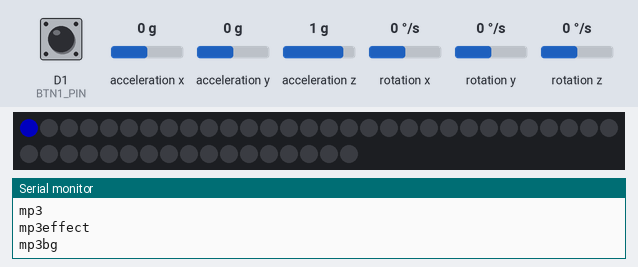
Simulated run of this program. Board: ESP8266 (Wemos D1 mini). On the bench: 47 RGB LEDs in strip order, left to right, continuing on the next row, the last lines printed to the serial monitor. Inputs (shaded band) come from the test bench; at power-on: D1 (BTN1_PIN) HIGH, acceleration x 0 g, acceleration y 0 g, acceleration z 1 g, rotation x 0 °/s, rotation y 0 °/s, rotation z 0 °/s. Dim RGB values are drawn brighter than linear; random numbers use the default seed unless the program sets one; the audio player accepts every command and is not drawn.

Above: at 2.2 s.
2.3 s: D1 (BTN1_PIN) pulled LOW for 0.15 s
3.0 s: D1 (BTN1_PIN) pulled LOW for 0.15 s
At 3.41 s:
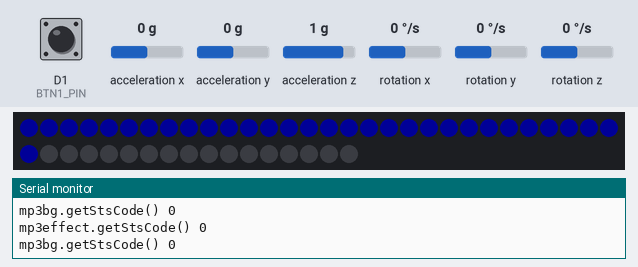
At 4.05 s:
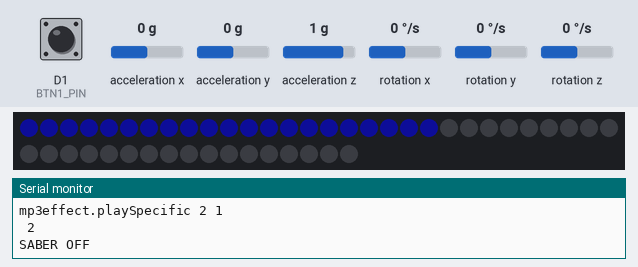
Timing chart, 0 to 6.0 s (numbered marks = the images above; inputs shaded):
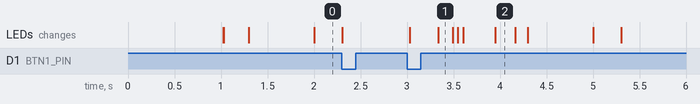

The program:

main.cpp
```cpp
#include <Arduino.h>
#include <Wire.h>
#include <MPU6050.h>
#include <GyverButton.h>
#include <mp3.h>
#include <LED.h>

#define DEBUG_SERIAL 1

#ifdef DEBUG_SERIAL
#define LOG(x) Serial.println(x)
#define LOG2(x, y) \
  Serial.print(x); \
  Serial.println(y)
#else
#define LOG(x)
#define LOG2(x, y)
#endif

// ---------------------------- НАСТРОЙКИ -------------------------------
#define NUM_LEDS 50    // число МИКРОСХЕМ на ленте
#define BRIGHTNESS 255 // максимальная яркость ленты (0 - 255)

#define SWING_THR 300   // порог угловой скорости для взмаха
#define SWING_S_THR 400 // порог угловой скорости для сильного взмаха
#define STRIKE_THR 80  // порог ускорения для распознавания удара
#define FLASH_DELAY 80  // время вспышки при ударе (миллисекунды)

#define BLINK_ALLOW 1  // разрешить мерцание (1 - разрешить, 0 - запретить)
#define BLINK_AMPL 20  // амплитуда мерцания клинка
#define BLINK_DELAY 30 // задержка между мерцаниями

#define R1 470         // сопротивление резистора делителя (kOm)
#define BATTERY_THR 10 // порог заряда АКБ в %, если 0, то не выключаться до конца

// ---------------------------- ПИНЫ -------------------------------
#define BTN1_PIN D1 // пин кнопки 1

#define VOLT_PIN A0 // пин вольтметра
#define LED_PIN D0  // DIN ленты
#define SDA_PIN D6
#define SCL_PIN D7

// ----------------------------- ОБЪЕКТЫ -------------------------------------
MPU6050 accelgyro;
GButton btn1(BTN1_PIN, HIGH_PULL, NORM_OPEN);

int16_t
    ax,
    ay,
    az,
    gx,
    gy,
    gz;
unsigned long
    ACC,
    GYR,
    COMPL;
int
    gyroX,
    gyroY,
    gyroZ,
    accelX,
    accelY,
    accelZ;

bool
    isOn = 0;

unsigned long
    now,
    mpuTimer;

unsigned long
    userLastActivity = 0;

void readAccel();
void btnTick();
void strikeTick();
void swingTick();
void on();
void off();

void setup()
{
#ifdef DEBUG_SERIAL
  Serial.begin(76800);
  Serial.flush();
#else
#endif

  Wire.begin(SDA_PIN, SCL_PIN);
  accelgyro.initialize();
  accelgyro.setFullScaleAccelRange(MPU6050_ACCEL_FS_16);
  accelgyro.setFullScaleGyroRange(MPU6050_GYRO_FS_250);

  LOG("MPU6050...");
  if (accelgyro.testConnection())
    LOG("MPU6050 ok");
  else
    LOG("MPU6050 fail");

  mp3setup();
  ledsetup();

  now = millis();
}

void loop()
{
  delay(1);
  now = millis();

  ledtick();
  btnTick();

  if (isOn)
  {
    mp3tick();
    randomBlink();
    readAccel();
    strikeTick();
    swingTick();
  } else {
    standbyBlink();
  }
}

void btnTick()
{
  btn1.tick();
  if (btn1.isDouble())
  {
    cycleColor();
    return;
  }
  if (btn1.isSingle())
  {
    if (isOn)
    {
      off();
    }
    else
    {
      on();
    }
    return;
  }
}

void on()
{
  userLastActivity = now;
  LOG("SABER ON");
  playOnEffect();
  startBgSound();
  lightUp();
  isOn = 1;
}

void off()
{
  userLastActivity = now;
  playOffEffect();
  lightDown();
  LOG("SABER OFF");
  isOn = 0;
}

void strikeTick()
{
  if (ACC > STRIKE_THR)
  {
    userLastActivity = now;
    playStrikeEffect();
    strikeFlash();
    LOG2("STRIKE: ", ACC);
  }
}

void swingTick()
{
  if (GYR > SWING_THR)
  {
    userLastActivity = now;
    if (GYR > SWING_S_THR)
    {
      playSwingEffect();
    }
    else
    {
      playShortSwingEffect();
    }
    LOG2("SWING: ", GYR);
  }
}

void readAccel()
{
  if (micros() - mpuTimer > 500)
  {
    mpuTimer = micros();
    accelgyro.getMotion6(&ax, &ay, &az, &gx, &gy, &gz);
    ACC = (long)sqrt(sq((double)ax) + sq((double)ay) + sq((double)az)) / 100;
    GYR = (long)sqrt(sq((double)gx) + sq((double)gy) + sq((double)gz)) / 100;
    COMPL = ACC + GYR;
  }
}
```

LED.h
```cpp
#include <Arduino.h>

void ledsetup();
void cycleColor();
void standbyBlink();
void randomBlink();
void ledtick();
void lightUp();
void lightDown();
void strikeFlash();
```

mp3.h
```cpp
#include <Arduino.h>

void mp3setup();
void mp3tick();
void startBgSound();
void playOnEffect();
void playOffEffect();
void playStrikeEffect();
void playSwingEffect();
void playShortSwingEffect();
```

LED.cpp
```cpp
#include <Arduino.h>

#define NUM_LEDS    47
#define BRIGHTNESS  255

#define FLASH_DELAY 80

#define BLINK_ALLOW   1
#define BLINK_AMPL    10
#define BLINK_DELAY   50

#define EFFECT_STANDBY  1
#define EFFECT_ON       2
#define EFFECT_OFF      3
#define EFFECT_BLINKING 4
#define EFFECT_STRIKE   5

byte currentColor = 5;
byte currentEffect = 0;
unsigned long effectStart = 0;

#define LED_PIN D0

#include "Wire.h"
#include "FastLED.h"

CRGB leds[NUM_LEDS];

unsigned long
    nowLed,
    blinkTimer,
    batteryTimer,
    remindToOff = 0,
    ledTime = 0,
    offTimer;

byte
    redOffset,
    greenOffset,
    blueOffset;

int blinkOffset;
CRGB nowRGB;
float k = 0.2;
byte nowSaberColor = 5;

CRGB COLORS[8] = {0xE00000, 0xB03000, 0x805000, 0x00E000, 0x005060, 0x000016, 0x400090, 0xB0B0B0};

void blink();
void randomBlink();
void setColor(byte color);
void setPixel(int pixel, CRGB rgb);
void setAll(CRGB rgb) ;
void standbyBlinkTick();
void randomBlinkTick();
void lightUpTick();
void lightDownTick();
void strikeFlashTick();

void effect(byte newEffect)
{
  currentEffect = newEffect;
  effectStart = millis();
  FastLED.show();
}

void effectEnd()
{
  effectStart = 0;
  currentEffect = EFFECT_BLINKING;
  FastLED.show();
}

void ledsetup()
{

  pinMode(LED_PIN, OUTPUT);
  FastLED.addLeds<WS2811, LED_PIN, GRB>(leds, NUM_LEDS).setCorrection(TypicalLEDStrip);
  FastLED.show();

  setAll(0);
  setColor(currentColor);
  FastLED.show();
}

void cycleColor() {
  if (currentColor > 7) {
    currentColor  = 0;
    setColor(currentColor);
  } else {
    setColor(currentColor++);
  }
}

void ledtick()
{
  nowLed = millis();
  standbyBlinkTick();
  randomBlinkTick();
  lightUpTick();
  lightDownTick();
  strikeFlashTick();
  if (nowLed % 100 == 0) {
    //Serial.print("currentEffect ");
    //Serial.println(currentEffect);
  }
}

void standbyBlink() {
  if (currentEffect != EFFECT_OFF)
  {
    currentEffect = EFFECT_STANDBY;
  }
}

void standbyBlinkTick()
{
  if (currentEffect != EFFECT_STANDBY)
  {
    return;
  }
  static bool ledOn = 0;
  bool toOn = nowLed % 1000 < 300;
  if (ledOn != toOn)
  {
    ledOn = toOn;
    setAll(0);
    if (ledOn)
    {
      setPixel(0, 0x000050);
    }
    FastLED.show();
  }
}

void randomBlink()
{
  if (currentEffect == EFFECT_STANDBY) {
    currentEffect = EFFECT_BLINKING;
  }
}

void randomBlinkTick()
{
  if (currentEffect != EFFECT_BLINKING)
  {
    return;
  }
  if (BLINK_ALLOW && (millis() - blinkTimer > BLINK_DELAY))
  {
    blinkTimer = millis();
    blinkOffset = blinkOffset * k + random(-BLINK_AMPL, BLINK_AMPL) * (1 - k);
    if (nowSaberColor == 0)
      blinkOffset = constrain(blinkOffset, -15, 5);
    redOffset = constrain(nowRGB.red + blinkOffset, 0, BRIGHTNESS);
    greenOffset = constrain(nowRGB.green + blinkOffset, 0, BRIGHTNESS);
    blueOffset = constrain(nowRGB.blue + blinkOffset, 0, BRIGHTNESS);
    setAll(CRGB(redOffset, greenOffset, blueOffset));
  }
}

void setPixel(int pixel, CRGB rgb)
{
  leds[pixel] = rgb;
}

void setAll(CRGB rgb)
{
  for (int i = 0; i < NUM_LEDS; i++)
  {
    leds[i] = rgb;
  }
  FastLED.show();
}

void lightUp()
{
  effect(EFFECT_ON);
}

void lightUpTick()
{
  if (currentEffect != EFFECT_ON)
  {
    return;
  }
  int ledsOn = (nowLed - effectStart) / 10;
  for (int i = 0; i < ledsOn; i++)
  {
    setPixel(i, nowRGB);
  }
  FastLED.show();
  if (ledsOn >= NUM_LEDS)
  {
    effectEnd();
  }
}

void lightDown()
{
  effect(EFFECT_OFF);
}

void lightDownTick()
{
  if (currentEffect != EFFECT_OFF)
  {
    return;
  }
  int ledsOff = (nowLed - effectStart) / 10;
  for (int i = NUM_LEDS - 1; i >= NUM_LEDS - ledsOff; i--)
  {
    setPixel(i, CRGB::Black);
  }
  // Serial.println(ledsOff);
  FastLED.show();
  if (ledsOff >= NUM_LEDS) {
    effectEnd();
    currentEffect = EFFECT_STANDBY;
  }
}

void strikeFlash()
{
  effect(EFFECT_STRIKE);
  Serial.print("nowLed ");
  Serial.println(nowLed);
  Serial.print("effectStart ");
  Serial.println(effectStart);
}

void strikeFlashTick()
{
  if (currentEffect != EFFECT_STRIKE)
  {
    return;
  }
  if (nowLed - effectStart < FLASH_DELAY)
  {
    setAll(0x111111);
    FastLED.show();
  }
  else
  {
    effectEnd();
    setAll(nowRGB);
  }
}

void setColor(byte color)
{
  nowRGB = COLORS[color];
}
```

mp3.cpp
```cpp
#include <Arduino.h>

#define DEBUG_SERIAL 1

#define SERIAL_RX D5  // Software Serial RX
#define SERIAL_TX D2  // Software Serial TX
#define SERIAL2_RX D3 // Software Serial2 RX
#define SERIAL2_TX D4 // Software Serial2 TX

#include <SoftwareSerial.h> // связь с mp3 плеером по последовательному порту
#include <DFRobotDFPlayerMini.h> // mp3 плеер

#define SOUND_ON 1
#define SOUND_OFF 2
#define SOUND_SETUP 3
#define SOUND_STRIKE 4
#define SOUND_SHORT_SWING 5
#define SOUND_SWING 6
#define SOUND_GENERIC 7

#define FLD_BG_SABER 1 // sd:/01/

#define FLD_SOUND_ON 1    // sd:/01/
#define FLD_SOUND_OFF 2   // sd:/02/
#define FLD_STRIKE_1 3    // sd:/03/
#define FLD_LONG_SWING 6  // sd:/06/
#define FLD_SHORT_SWING 7 // sd:/07/

SoftwareSerial swSerial(SERIAL_RX, SERIAL_TX);
SoftwareSerial sw2Serial(SERIAL2_RX, SERIAL2_TX);
DFRobotDFPlayerMini mp3effect;
DFRobotDFPlayerMini mp3bg;

byte
    numBgSaber = 7,
    numSoundOn = 1,
    numSoundOff = 1,
    numStrike1 = 16,
    numStrike2 = 13,
    numStrike3 = 8,
    numLongSwing = 4,
    numShortSwing = 5;

byte playing = 0;

void startBgSound()
{
  Serial.print("startBgSound ");
  mp3bg.playFolder(1U, 1U);
}

void mp3setup()
{
  swSerial.begin(9600U);
  sw2Serial.begin(9600U);
  Serial.println("mp3");
  mp3effect.begin(swSerial, false, false);
  mp3effect.volume(10U);
  Serial.println("mp3effect");
  mp3bg.begin(sw2Serial, false, false);
  mp3bg.volume(30U);
  Serial.println("mp3bg");
}

void mp3tick()
{
  uint8_t effectCode = 0;
  uint16_t effectData = 0;
  if (mp3effect.available())
  {
    effectCode = mp3effect.readType();
    effectData = mp3effect.read();
  }

  uint8_t bgCode = 0;
  uint16_t bgData = 0;
  if (mp3bg.available())
  {
    bgCode = mp3effect.readType();
    bgData = mp3effect.read();
  }

  // Serial.printf("%d %d \n", code, data);
  if (bgCode == DFPlayerPlayFinished || bgCode == DFPlayerError)
  {
    startBgSound();
  }

  if (bgCode == -1)
  {
    // Serial.println(mp3effect.getStatus()->code);
    byte lower = (byte)(bgData & 0xff);
    if (lower != (byte)0x010)
    {
      startBgSound();
    }
  }

  if (effectCode == DFPlayerPlayFinished || effectCode == DFPlayerError)
  {
    // Serial.println(mp3effect.getStatus()->code);
    if (playing != 0)
    {
      Serial.println("STS_FILE_END");
      playing = 0;
    }
  }

  if (effectCode == -1)
  {
    // Serial.println(mp3effect.getStatus()->code);
    byte lower = (byte)(effectData & 0xff);
    if (lower != (byte)0x01 && playing != 0)
    {
      Serial.println("STS_STATUS NOT PLAY");
      playing = 0;
    }
  }
  if (millis() % 1000 == 0 || true)
  {
    Serial.print("mp3effect.getStsCode() ");
    Serial.println(effectCode);
    Serial.print("mp3bg.getStsCode() ");
    Serial.println(bgCode);
  }
}

void playEffect(uint folder, uint sound, uint playingEffectType, boolean condition = false)
{
  if (playing == 0 || condition)
  {
    Serial.print("mp3effect.playSpecific ");
    Serial.print(folder);
    Serial.print(" ");
    Serial.println(sound);
    Serial.print(" ");
    Serial.println(playingEffectType);
    mp3effect.playFolder(folder, sound);
    playing = playingEffectType;
  }
}

void playOnEffect()
{
  playEffect(FLD_SOUND_ON, random(1U, numSoundOn), SOUND_ON, true);
}

void playOffEffect()
{
  mp3bg.stop();
  playEffect(FLD_SOUND_OFF, random(1U, numSoundOff), SOUND_OFF, true);
}

void playStrikeEffect()
{
  playEffect(FLD_STRIKE_1, random(1U, numStrike1), SOUND_STRIKE, true);
}

void playSwingEffect()
{
  playEffect(FLD_LONG_SWING, random(1U, numLongSwing), SOUND_SWING, playing == SOUND_SHORT_SWING);
}

void playShortSwingEffect()
{
  playEffect(FLD_SHORT_SWING, random(1U, numShortSwing), SOUND_SHORT_SWING);
}
```
